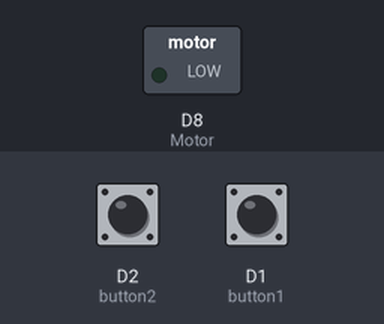
Recording of a sketch running on a simulated ESP8266 (NodeMCU). On the bench: switched loads named in the sketch (green lamp = pin HIGH). The test bench sets the inputs (shaded band); at power-on: D1 (button1) LOW, D2 (button2) LOW. What the sketch prints to the serial monitor is not drawn.

Above: at 1.2 s.
1.3 s: D1 (button1) pulled HIGH for 0.15 s
At 1.6 s:
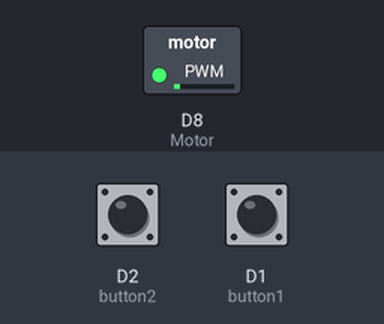
2.9 s: D2 (button2) pulled HIGH for 0.15 s
At 4.0 s:
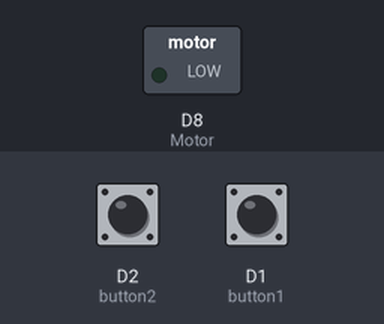
4.5 s: D1 (button1) pulled HIGH for 1 s
At 5.2 s:
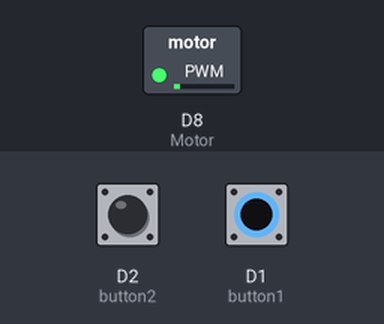
7.0 s: D2 (button2) pulled HIGH for 1 s
At 8.4 s:
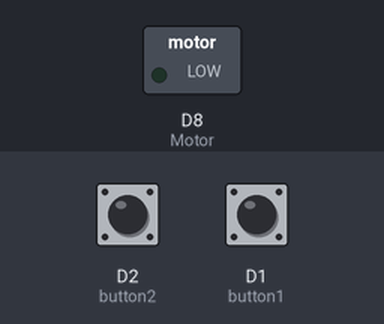
9.5 s: D1 (button1) pulsed HIGH 5 times (0.12 s each, 0.3 s apart)
At 11.2 s:
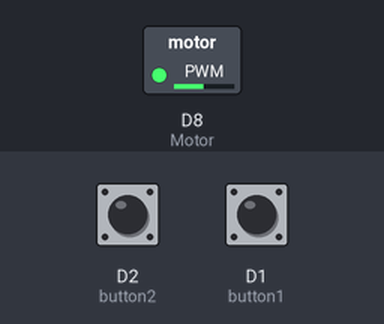
12.5 s: D1 (button1) pulled HIGH for 0.15 s
At 13.7 s:
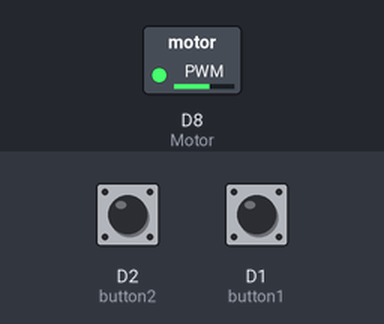
Timing chart, 0 to 15.1 s (numbered marks = the images above; inputs shaded):
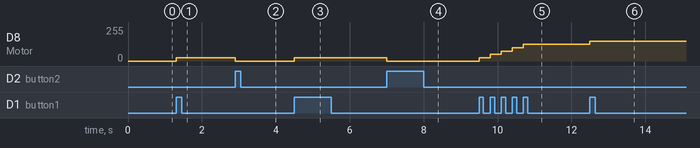

Measured:
- after the input at 1.3 s, D8 (Motor): 0/255 → 25/255 at once
- after the input at 2.9 s, D8 (Motor): 25/255 → 0/255 at once
- after the input at 4.5 s, D8 (Motor): 0/255 → 25/255 at once
- after the input at 7.0 s, D8 (Motor): 25/255 → 0/255 at once
- after the input at 9.5 s, D8 (Motor): moves from 0/255 to 125/255 over 1.2 s, starting at once
- after the input at 12.5 s, D8 (Motor): 125/255 → 150/255 at once

The sketch:

Switch_PWM_Analog.ino
```cpp
#define Motor D8
#define button1 D1
#define button2 D2

int brightness = 0;  // how bright the LED is
int fadeAmount = 25;  // how many points to fade the LED by

//variables to keep track of the timing of recent interrupts
unsigned long button_time1 = 0, button_time2 = 0;
unsigned long last_button_time1 = 0, last_button_time2 = 0;
// unsigned long H = 800, L = 200;

void IRAM_ATTR isr1() {
    button_time1 = millis();
    if (button_time1 - last_button_time1 > 250)
    {
      last_button_time1 = button_time1;
      if (brightness <= (255-fadeAmount)) {
        brightness += fadeAmount;
      }
      analogWrite(Motor, brightness);
    }
}

void IRAM_ATTR isr2() {
    button_time2 = millis();
    if (button_time2 - last_button_time2 > 250)
    {
      last_button_time2 = button_time2;
      if(brightness >= fadeAmount){
        brightness -= fadeAmount;
      }
      analogWrite(Motor, brightness);
    }
}

void setup() {
    Serial.begin(115200);
    pinMode(button1, INPUT);
    pinMode(button2, INPUT);
    pinMode(Motor, OUTPUT);

    attachInterrupt(button1, isr1, RISING);
    attachInterrupt(button2, isr2, RISING);
}

void loop() {
  Serial.println(brightness);
}
```
